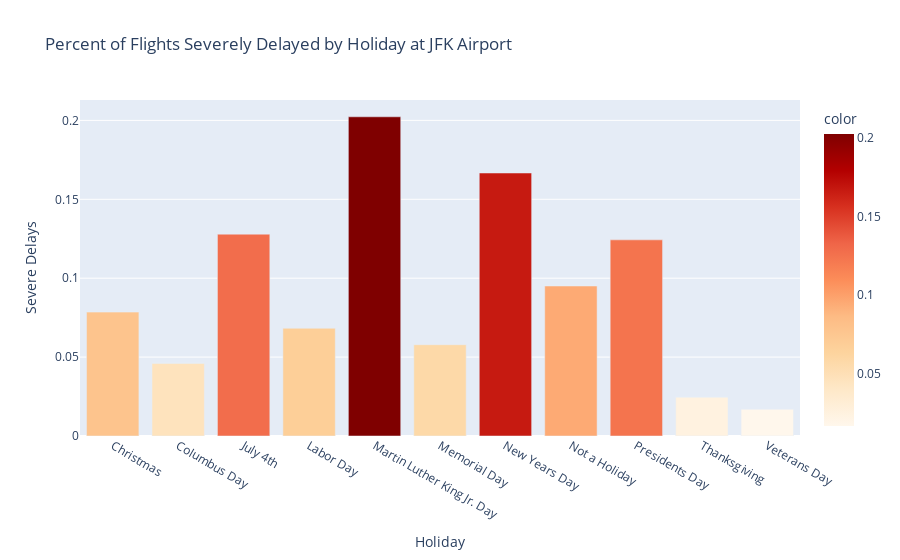

Notebook source saved alongside this figure:
### Markdown cell above
### Worst Holiday Delays at New York's JFK Airport

### Code cell
px.bar(df_by_holiday,
       x=df_by_holiday.loc[df_by_holiday['ORIGIN'] == 'JFK']['holiday'],
       y=df_by_holiday.loc[df_by_holiday['ORIGIN'] == 'JFK']['percent-delayed'],
       color=df_by_holiday.loc[df_by_holiday['ORIGIN'] == 'JFK']['percent-delayed'],
       color_continuous_scale='OrRd',
        labels={"x": "Holiday",
                "y": "Severe Delays"},
        title="Percent of Flights Severely Delayed by Holiday at JFK Airport")

### Figure 1 — Plotly figure (JSON) as saved in the notebook; plotly's stock layout.template omitted (floating-point values rounded to 4 significant figures)
{"data": [{"alignmentgroup": "True", "hovertemplate": "Holiday=%{x}<br>Severe Delays=%{y}<br>color=%{marker.color}<extra></extra>", "legendgroup": "", "marker": {"color": [0.07851, 0.04598, 0.1279, 0.06827, 0.2023, 0.05785, 0.1667, 0.09506, 0.1243, 0.02463, 0.01695], "coloraxis": "coloraxis"}, "name": "", "offsetgroup": "", "orientation": "v", "showlegend": false, "textposition": "auto", "type": "bar", "x": ["Christmas", "Columbus Day", "July 4th", "Labor Day", "Martin Luther King Jr. Day", "Memorial Day", "New Years Day", "Not a Holiday", "Presidents Day", "Thanksgiving", "Veterans Day"], "xaxis": "x", "y": [0.07851, 0.04598, 0.1279, 0.06827, 0.2023, 0.05785, 0.1667, 0.09506, 0.1243, 0.02463, 0.01695], "yaxis": "y"}], "layout": {"barmode": "relative", "coloraxis": {"colorbar": {"title": {"text": "color"}}, "colorscale": [[0, "rgb(255,247,236)"], [0.125, "rgb(254,232,200)"], [0.25, "rgb(253,212,158)"], [0.375, "rgb(253,187,132)"], [0.5, "rgb(252,141,89)"], [0.625, "rgb(239,101,72)"], [0.75, "rgb(215,48,31)"], [0.875, "rgb(179,0,0)"], [1, "rgb(127,0,0)"]]}, "legend": {"tracegroupgap": 0}, "title": {"text": "Percent of Flights Severely Delayed by Holiday at JFK Airport"}, "xaxis": {"anchor": "y", "domain": [0, 1], "title": {"text": "Holiday"}}, "yaxis": {"anchor": "x", "domain": [0, 1], "title": {"text": "Severe Delays"}}}}
